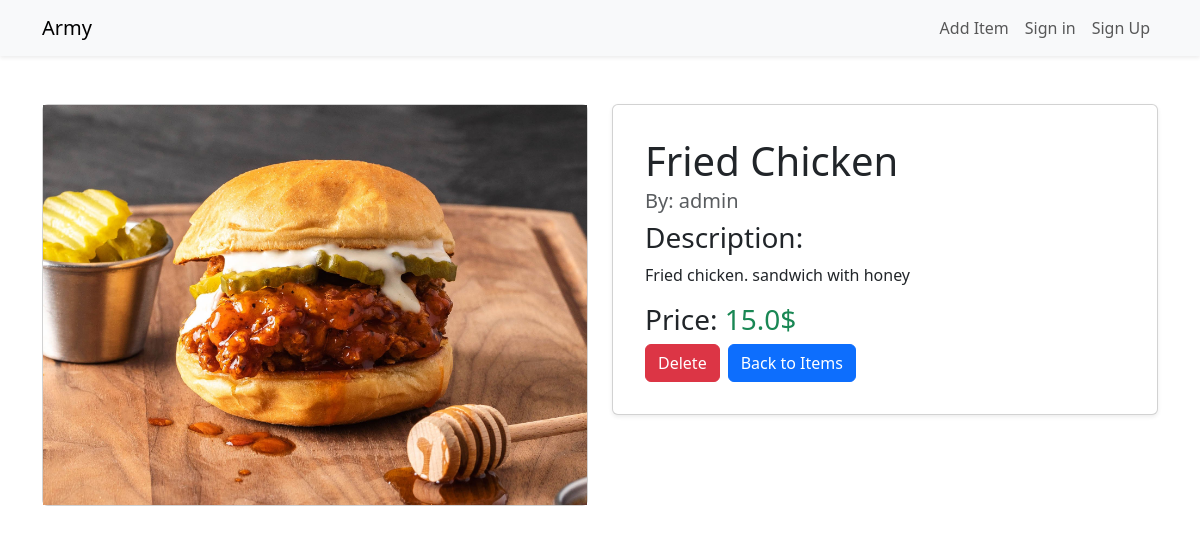
The app's page /food/details/6 with its own data.
### food/models.py (models this page shows, shortened)
class Item(models.Model):
    username = models.ForeignKey(User, on_delete=models.CASCADE, default=1)
    item_name = models.CharField(max_length=80)
    item_des = models.CharField(max_length=80)
    price = models.FloatField()
    item_image = models.ImageField(max_length=500, default="https://www.google.com/url?sa=i&url=https%3A%2F%2Fwww.flaticon.com%2Ffree-icon%2Fplaceholder_1377194&psig=AOvVaw33ZI-EobWzE6fbzuZVhkRQ&ust=1726661043871000&source=images&cd=vfe&opi=89978449&ved=0CBEQjRxqFwoTCJCv1uP3yYgDFQAAAAAdAAAAABAt", upload_to='foods')

### food/views.py (the view)
# urls.py: path('details/<int:pk>', views.DetailsView.as_view(), name='details'),
class DetailsView(DetailView):
    model = Item
    template_name = 'details.html'

### food/templates/details.html (shortened to what this page needs)
{% extends "master.html" %}
{% block content %}
<div class="container mt-5">
    <div class="row">
        <div class="col-md-6">
            <div class="card mb-4">
                <img height="400px" src="{{ item.item_image.url }}" alt="{{ item.item_name }}">
            </div>
        </div>
        <div class="col-md-6">
            <div class="card mb-4 p-3 shadow-sm">
                <div class="card-body">
                    <h1 class="card-title">{{ item.item_name }}</h1>
                    <h5 class="card-subtitle mb-2 text-muted">By: {{ item.username }}</h5>
                    <h3>Description:</h3>
                    <p class="card-text">{{ item.item_des }}</p>
                    <h3>Price: <span class="text-success">{{ item.price }}$</span></h3>
                    <div class="d-flex">
                        <a href="/food/deleting/{{ item.id }}" class="btn btn-danger me-2">Delete</a>
                        <a href="/food/items" class="btn btn-primary">Back to Items</a>
                    </div>
                </div>
            </div>
        </div>
    </div>
</div>
{% endblock %}

### records on screen
Item: item_image (picture), item_name "Fried Chicken", username "admin", item_des "Fried chicken. sandwich with honey", price "15.0"
